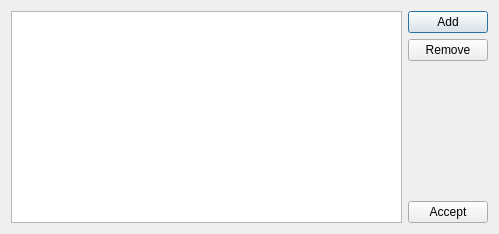
<?xml version="1.0" encoding="UTF-8"?>
<ui version="4.0">
 <class>LinesManager</class>
 <widget class="QDialog" name="LinesManager">
  <property name="geometry">
   <rect>
    <x>0</x>
    <y>0</y>
    <width>499</width>
    <height>234</height>
   </rect>
  </property>
  <property name="windowTitle">
   <string>Vertical Lines</string>
  </property>
  <layout class="QGridLayout" name="gridLayout">
   <item row="0" column="0" rowspan="4">
    <widget class="QTreeView" name="f_view">
     <property name="alternatingRowColors">
      <bool>true</bool>
     </property>
     <property name="selectionMode">
      <enum>QAbstractItemView::ExtendedSelection</enum>
     </property>
     <property name="rootIsDecorated">
      <bool>false</bool>
     </property>
     <property name="itemsExpandable">
      <bool>false</bool>
     </property>
     <property name="expandsOnDoubleClick">
      <bool>false</bool>
     </property>
    </widget>
   </item>
   <item row="0" column="1">
    <widget class="QPushButton" name="f_add">
     <property name="text">
      <string>Add</string>
     </property>
    </widget>
   </item>
   <item row="1" column="1">
    <widget class="QPushButton" name="f_remove">
     <property name="text">
      <string>Remove</string>
     </property>
    </widget>
   </item>
   <item row="2" column="1">
    <spacer name="verticalSpacer">
     <property name="orientation">
      <enum>Qt::Vertical</enum>
     </property>
     <property name="sizeHint" stdset="0">
      <size>
       <width>20</width>
       <height>84</height>
      </size>
     </property>
    </spacer>
   </item>
   <item row="3" column="1">
    <widget class="QPushButton" name="pushButton">
     <property name="text">
      <string>Accept</string>
     </property>
    </widget>
   </item>
  </layout>
 </widget>
 <resources/>
 <connections>
  <connection>
   <sender>pushButton</sender>
   <signal>clicked()</signal>
   <receiver>LinesManager</receiver>
   <slot>accept()</slot>
   <hints>
    <hint type="sourcelabel">
     <x>1012</x>
     <y>550</y>
    </hint>
    <hint type="destinationlabel">
     <x>819</x>
     <y>459</y>
    </hint>
   </hints>
  </connection>
 </connections>
</ui>
